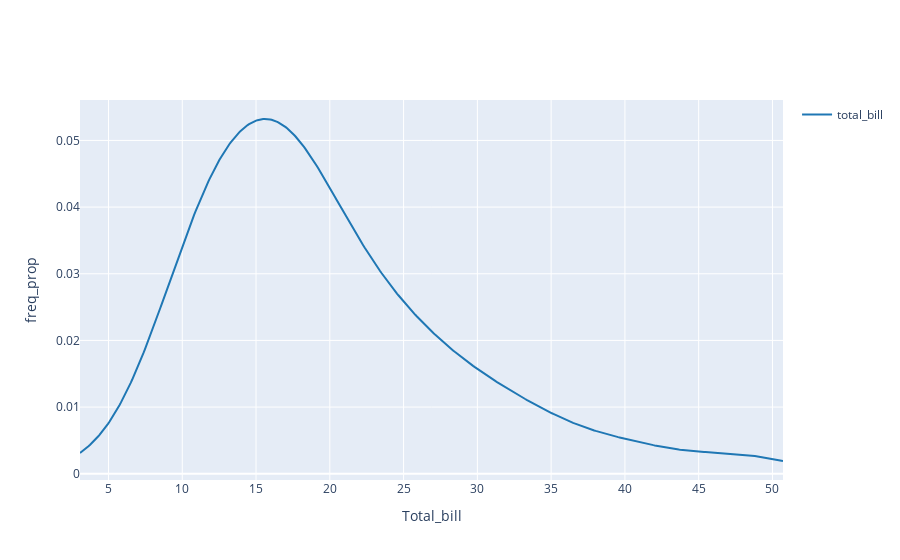

The notebook cell saved with this chart:
### Code cell
fig=ff.create_distplot([tips.total_bill.to_list()],['total_bill'],show_rug=False,show_hist=False)
fig.update_xaxes(title_text='Total_bill')
fig.update_yaxes(title_text='freq_prop')
fig.show()

### Figure 1 — Plotly figure (JSON) as saved in the notebook; plotly's stock layout.template omitted (floating-point values rounded to 4 significant figures; data arrays with more than 128 entries replaced by an {"elided": "..."} marker saying what was removed)
{"data": [{"legendgroup": "total_bill", "marker": {"color": "rgb(31, 119, 180)"}, "mode": "lines", "name": "total_bill", "showlegend": true, "type": "scatter", "x": {"elided": "500 float values"}, "xaxis": "x", "y": {"elided": "500 float values"}, "yaxis": "y"}], "layout": {"barmode": "overlay", "hovermode": "closest", "legend": {"traceorder": "reversed"}, "xaxis": {"anchor": "y2", "domain": [0, 1], "title": {"text": "Total_bill"}, "zeroline": false}, "yaxis": {"anchor": "free", "domain": [0, 1], "position": 0, "title": {"text": "freq_prop"}}}}
